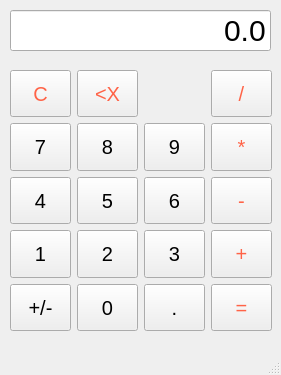
<?xml version="1.0" encoding="UTF-8"?>
<ui version="4.0">
 <class>Calculator</class>
 <widget class="QMainWindow" name="Calculator">
  <property name="geometry">
   <rect>
    <x>0</x>
    <y>0</y>
    <width>281</width>
    <height>375</height>
   </rect>
  </property>
  <property name="sizePolicy">
   <sizepolicy hsizetype="Preferred" vsizetype="Expanding">
    <horstretch>0</horstretch>
    <verstretch>0</verstretch>
   </sizepolicy>
  </property>
  <property name="maximumSize">
   <size>
    <width>16777096</width>
    <height>16777215</height>
   </size>
  </property>
  <property name="windowTitle">
   <string>Calculator</string>
  </property>
  <widget class="QWidget" name="centralwidget">
   <widget class="QLineEdit" name="Display">
    <property name="geometry">
     <rect>
      <x>10</x>
      <y>10</y>
      <width>261</width>
      <height>41</height>
     </rect>
    </property>
    <property name="autoFillBackground">
     <bool>false</bool>
    </property>
    <property name="styleSheet">
     <string notr="true">QLineEdit {
	font-size: 30px;
}</string>
    </property>
    <property name="text">
     <string>0.0</string>
    </property>
    <property name="alignment">
     <set>Qt::AlignRight|Qt::AlignTrailing|Qt::AlignVCenter</set>
    </property>
   </widget>
   <widget class="QWidget" name="gridLayoutWidget">
    <property name="geometry">
     <rect>
      <x>10</x>
      <y>70</y>
      <width>264</width>
      <height>261</height>
     </rect>
    </property>
    <layout class="QGridLayout" name="gridLayout">
     <property name="sizeConstraint">
      <enum>QLayout::SetMinimumSize</enum>
     </property>
     <item row="1" column="1">
      <widget class="QPushButton" name="Button8">
       <property name="sizePolicy">
        <sizepolicy hsizetype="Minimum" vsizetype="Preferred">
         <horstretch>0</horstretch>
         <verstretch>0</verstretch>
        </sizepolicy>
       </property>
       <property name="maximumSize">
        <size>
         <width>61</width>
         <height>50</height>
        </size>
       </property>
       <property name="styleSheet">
        <string notr="true">QPushButton{
	font-size: 20px;
}</string>
       </property>
       <property name="text">
        <string>8</string>
       </property>
      </widget>
     </item>
     <item row="1" column="3">
      <widget class="QPushButton" name="Multiply">
       <property name="sizePolicy">
        <sizepolicy hsizetype="Minimum" vsizetype="Expanding">
         <horstretch>0</horstretch>
         <verstretch>0</verstretch>
        </sizepolicy>
       </property>
       <property name="maximumSize">
        <size>
         <width>61</width>
         <height>50</height>
        </size>
       </property>
       <property name="styleSheet">
        <string notr="true">QPushButton{
	font-size: 20px;
	color: tomato;
}</string>
       </property>
       <property name="text">
        <string>*</string>
       </property>
      </widget>
     </item>
     <item row="0" column="3">
      <widget class="QPushButton" name="Divide">
       <property name="sizePolicy">
        <sizepolicy hsizetype="Minimum" vsizetype="Expanding">
         <horstretch>0</horstretch>
         <verstretch>0</verstretch>
        </sizepolicy>
       </property>
       <property name="maximumSize">
        <size>
         <width>61</width>
         <height>50</height>
        </size>
       </property>
       <property name="styleSheet">
        <string notr="true">QPushButton{
	font-size: 20px;
	color: tomato;
}</string>
       </property>
       <property name="text">
        <string>/</string>
       </property>
      </widget>
     </item>
     <item row="4" column="2">
      <widget class="QPushButton" name="Dot">
       <property name="sizePolicy">
        <sizepolicy hsizetype="Minimum" vsizetype="Preferred">
         <horstretch>0</horstretch>
         <verstretch>0</verstretch>
        </sizepolicy>
       </property>
       <property name="maximumSize">
        <size>
         <width>61</width>
         <height>50</height>
        </size>
       </property>
       <property name="styleSheet">
        <string notr="true">QPushButton{
	font-size: 20px;
}</string>
       </property>
       <property name="text">
        <string>.</string>
       </property>
      </widget>
     </item>
     <item row="0" column="1">
      <widget class="QPushButton" name="Correct">
       <property name="sizePolicy">
        <sizepolicy hsizetype="Minimum" vsizetype="Preferred">
         <horstretch>0</horstretch>
         <verstretch>0</verstretch>
        </sizepolicy>
       </property>
       <property name="maximumSize">
        <size>
         <width>61</width>
         <height>50</height>
        </size>
       </property>
       <property name="styleSheet">
        <string notr="true">QPushButton{
	font-size: 20px;
	color: tomato;
}</string>
       </property>
       <property name="text">
        <string>&lt;X</string>
       </property>
      </widget>
     </item>
     <item row="3" column="1">
      <widget class="QPushButton" name="Button2">
       <property name="sizePolicy">
        <sizepolicy hsizetype="Minimum" vsizetype="Minimum">
         <horstretch>0</horstretch>
         <verstretch>0</verstretch>
        </sizepolicy>
       </property>
       <property name="maximumSize">
        <size>
         <width>61</width>
         <height>50</height>
        </size>
       </property>
       <property name="styleSheet">
        <string notr="true">QPushButton{
	font-size: 20px;
}</string>
       </property>
       <property name="text">
        <string>2</string>
       </property>
      </widget>
     </item>
     <item row="1" column="2">
      <widget class="QPushButton" name="Button9">
       <property name="sizePolicy">
        <sizepolicy hsizetype="Minimum" vsizetype="Preferred">
         <horstretch>0</horstretch>
         <verstretch>0</verstretch>
        </sizepolicy>
       </property>
       <property name="maximumSize">
        <size>
         <width>61</width>
         <height>50</height>
        </size>
       </property>
       <property name="styleSheet">
        <string notr="true">QPushButton{
	font-size: 20px;
}</string>
       </property>
       <property name="text">
        <string>9</string>
       </property>
      </widget>
     </item>
     <item row="3" column="0">
      <widget class="QPushButton" name="Button1">
       <property name="sizePolicy">
        <sizepolicy hsizetype="Minimum" vsizetype="Preferred">
         <horstretch>0</horstretch>
         <verstretch>0</verstretch>
        </sizepolicy>
       </property>
       <property name="maximumSize">
        <size>
         <width>61</width>
         <height>50</height>
        </size>
       </property>
       <property name="styleSheet">
        <string notr="true">QPushButton{
	font-size: 20px;
}</string>
       </property>
       <property name="text">
        <string>1</string>
       </property>
      </widget>
     </item>
     <item row="2" column="3">
      <widget class="QPushButton" name="Minus">
       <property name="sizePolicy">
        <sizepolicy hsizetype="Minimum" vsizetype="Expanding">
         <horstretch>0</horstretch>
         <verstretch>0</verstretch>
        </sizepolicy>
       </property>
       <property name="maximumSize">
        <size>
         <width>61</width>
         <height>50</height>
        </size>
       </property>
       <property name="styleSheet">
        <string notr="true">QPushButton{
	font-size: 20px;
	color: tomato;
}</string>
       </property>
       <property name="text">
        <string>-</string>
       </property>
      </widget>
     </item>
     <item row="4" column="1">
      <widget class="QPushButton" name="Button0">
       <property name="sizePolicy">
        <sizepolicy hsizetype="Minimum" vsizetype="Preferred">
         <horstretch>0</horstretch>
         <verstretch>0</verstretch>
        </sizepolicy>
       </property>
       <property name="maximumSize">
        <size>
         <width>61</width>
         <height>50</height>
        </size>
       </property>
       <property name="styleSheet">
        <string notr="true">QPushButton{
	font-size: 20px;
}</string>
       </property>
       <property name="text">
        <string>0</string>
       </property>
      </widget>
     </item>
     <item row="2" column="1">
      <widget class="QPushButton" name="Button5">
       <property name="sizePolicy">
        <sizepolicy hsizetype="Minimum" vsizetype="Minimum">
         <horstretch>0</horstretch>
         <verstretch>0</verstretch>
        </sizepolicy>
       </property>
       <property name="maximumSize">
        <size>
         <width>61</width>
         <height>50</height>
        </size>
       </property>
       <property name="styleSheet">
        <string notr="true">QPushButton{
	font-size: 20px;
}</string>
       </property>
       <property name="text">
        <string>5</string>
       </property>
      </widget>
     </item>
     <item row="0" column="0">
      <widget class="QPushButton" name="Clear">
       <property name="sizePolicy">
        <sizepolicy hsizetype="Minimum" vsizetype="Preferred">
         <horstretch>0</horstretch>
         <verstretch>0</verstretch>
        </sizepolicy>
       </property>
       <property name="maximumSize">
        <size>
         <width>61</width>
         <height>50</height>
        </size>
       </property>
       <property name="styleSheet">
        <string notr="true">QPushButton{
	font-size: 20px;
	color: tomato;
}</string>
       </property>
       <property name="text">
        <string>C</string>
       </property>
      </widget>
     </item>
     <item row="2" column="2">
      <widget class="QPushButton" name="Button6">
       <property name="sizePolicy">
        <sizepolicy hsizetype="Minimum" vsizetype="Minimum">
         <horstretch>0</horstretch>
         <verstretch>0</verstretch>
        </sizepolicy>
       </property>
       <property name="maximumSize">
        <size>
         <width>61</width>
         <height>50</height>
        </size>
       </property>
       <property name="styleSheet">
        <string notr="true">QPushButton{
	font-size: 20px;
}</string>
       </property>
       <property name="text">
        <string>6</string>
       </property>
      </widget>
     </item>
     <item row="4" column="0">
      <widget class="QPushButton" name="ChangeSign">
       <property name="sizePolicy">
        <sizepolicy hsizetype="Minimum" vsizetype="Preferred">
         <horstretch>0</horstretch>
         <verstretch>0</verstretch>
        </sizepolicy>
       </property>
       <property name="maximumSize">
        <size>
         <width>61</width>
         <height>50</height>
        </size>
       </property>
       <property name="styleSheet">
        <string notr="true">QPushButton{
	font-size: 20px;
}</string>
       </property>
       <property name="text">
        <string>+/-</string>
       </property>
      </widget>
     </item>
     <item row="1" column="0">
      <widget class="QPushButton" name="Button7">
       <property name="sizePolicy">
        <sizepolicy hsizetype="Minimum" vsizetype="Preferred">
         <horstretch>0</horstretch>
         <verstretch>0</verstretch>
        </sizepolicy>
       </property>
       <property name="maximumSize">
        <size>
         <width>61</width>
         <height>50</height>
        </size>
       </property>
       <property name="styleSheet">
        <string notr="true">QPushButton{
	font-size: 20px;
}</string>
       </property>
       <property name="text">
        <string>7</string>
       </property>
      </widget>
     </item>
     <item row="3" column="3">
      <widget class="QPushButton" name="Plus">
       <property name="sizePolicy">
        <sizepolicy hsizetype="Minimum" vsizetype="Expanding">
         <horstretch>0</horstretch>
         <verstretch>0</verstretch>
        </sizepolicy>
       </property>
       <property name="maximumSize">
        <size>
         <width>61</width>
         <height>50</height>
        </size>
       </property>
       <property name="styleSheet">
        <string notr="true">QPushButton{
	font-size: 20px;
	color: tomato;
}</string>
       </property>
       <property name="text">
        <string>+</string>
       </property>
      </widget>
     </item>
     <item row="2" column="0">
      <widget class="QPushButton" name="Button4">
       <property name="sizePolicy">
        <sizepolicy hsizetype="Minimum" vsizetype="Minimum">
         <horstretch>0</horstretch>
         <verstretch>0</verstretch>
        </sizepolicy>
       </property>
       <property name="maximumSize">
        <size>
         <width>61</width>
         <height>50</height>
        </size>
       </property>
       <property name="styleSheet">
        <string notr="true">QPushButton{
	font-size: 20px;
}</string>
       </property>
       <property name="text">
        <string>4</string>
       </property>
      </widget>
     </item>
     <item row="4" column="3">
      <widget class="QPushButton" name="Equal">
       <property name="sizePolicy">
        <sizepolicy hsizetype="Minimum" vsizetype="Expanding">
         <horstretch>0</horstretch>
         <verstretch>0</verstretch>
        </sizepolicy>
       </property>
       <property name="maximumSize">
        <size>
         <width>61</width>
         <height>50</height>
        </size>
       </property>
       <property name="styleSheet">
        <string notr="true">QPushButton{
	font-size: 20px;
	color: tomato;
}</string>
       </property>
       <property name="text">
        <string>=</string>
       </property>
      </widget>
     </item>
     <item row="3" column="2">
      <widget class="QPushButton" name="Button3">
       <property name="sizePolicy">
        <sizepolicy hsizetype="Minimum" vsizetype="Minimum">
         <horstretch>0</horstretch>
         <verstretch>0</verstretch>
        </sizepolicy>
       </property>
       <property name="maximumSize">
        <size>
         <width>61</width>
         <height>50</height>
        </size>
       </property>
       <property name="styleSheet">
        <string notr="true">QPushButton{
	font-size: 20px;
}</string>
       </property>
       <property name="text">
        <string>3</string>
       </property>
      </widget>
     </item>
    </layout>
   </widget>
  </widget>
  <widget class="QStatusBar" name="statusbar"/>
  <widget class="QMenuBar" name="menubar">
   <property name="geometry">
    <rect>
     <x>0</x>
     <y>0</y>
     <width>281</width>
     <height>21</height>
    </rect>
   </property>
  </widget>
 </widget>
 <resources/>
 <connections/>
</ui>
